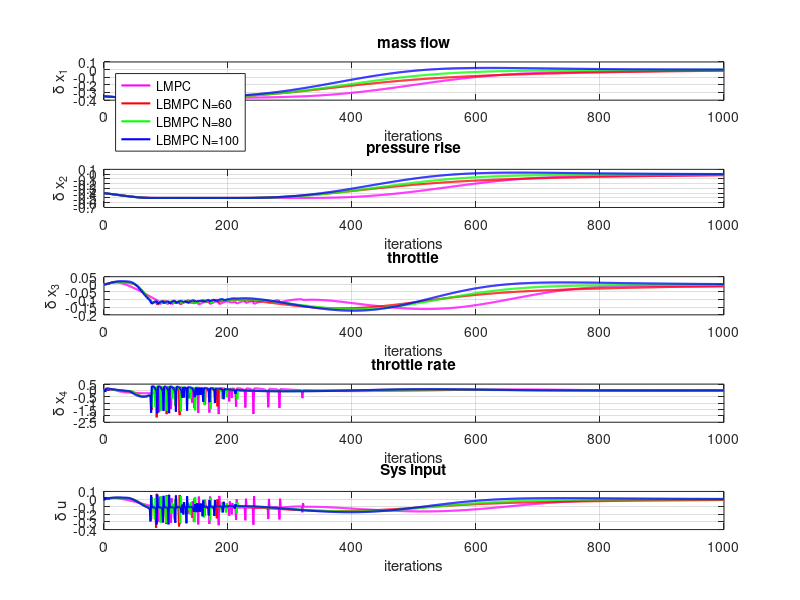
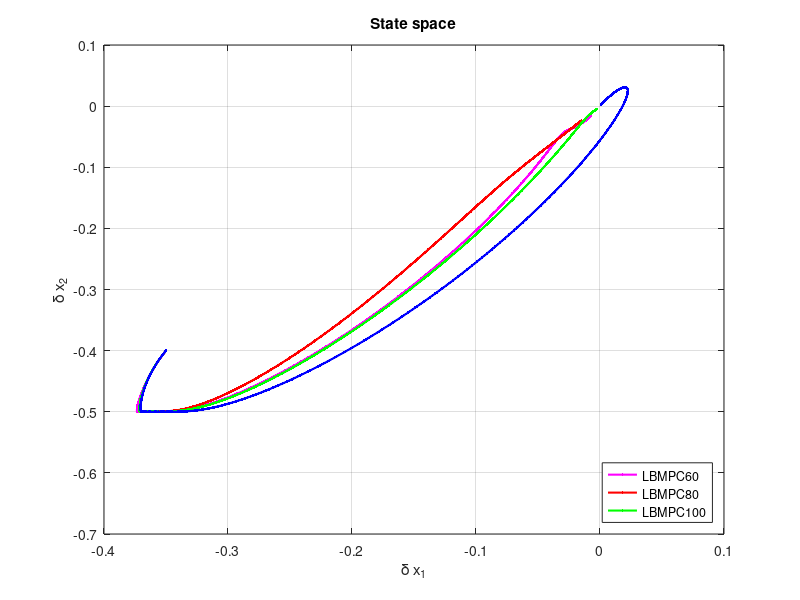

MATLAB code for these plots, in order:
close all;
%% Load data
LBMPC60=load('LBMPC_N60_sys.mat');
LBMPC80=load('LBMPC_N80_sys.mat');
LBMPC100=load('LBMPC_N100_sys.mat');
LMPC50=load('LMPC_N50_sys.mat');

%% Plot
iterations=size(LBMPC60.sysHistory,2)-1;

figure;
subplot(5,1,1);
plot(0:iterations, LMPC50.sysHistory(1,:),'Linewidth',1.5,'Color','m'); hold on;
plot(0:iterations, LBMPC60.sysHistory(1,:),'Linewidth',1.5,'Color','r'); hold on;
plot(0:iterations,LBMPC80.sysHistory(1,:),'Linewidth',1.5,'Color','g'); hold on;
plot(0:iterations,LBMPC100.sysHistory(1,:),'Linewidth',1.5,'Color','b'); 
grid on;
xlabel('iterations');
ylabel('\delta x_1');
title('mass flow');
legend({'LMPC','LBMPC N=60', 'LBMPC N=80', 'LBMPC N=100'},'Location','northwest')

subplot(5,1,2);
plot(0:iterations, LMPC50.sysHistory(2,:),'Linewidth',1.5,'Color','m'); hold on;
plot(0:iterations, LBMPC60.sysHistory(2,:),'Linewidth',1.5,'Color','r'); hold on;
plot(0:iterations,LBMPC80.sysHistory(2,:),'Linewidth',1.5,'Color','g'); hold on;
plot(0:iterations,LBMPC100.sysHistory(2,:),'Linewidth',1.5,'Color','b'); 
grid on;
xlabel('iterations');
ylabel('\delta x_2');
title('pressure rise');
% legend({ 'LBMPC40','LBMPC40', 'LMPC'},'Location','southeast')

subplot(5,1,3);
plot(0:iterations, LMPC50.sysHistory(3,:),'Linewidth',1.5,'Color','m'); hold on;
plot(0:iterations, LBMPC60.sysHistory(3,:),'Linewidth',1.5,'Color','r'); hold on;
plot(0:iterations,LBMPC80.sysHistory(3,:),'Linewidth',1.5,'Color','g'); hold on;
plot(0:iterations,LBMPC100.sysHistory(3,:),'Linewidth',1.5,'Color','b'); 
grid on;
xlabel('iterations');
ylabel('\delta x_3');
title('throttle');
% legend({ 'LBMPC40', 'LBMPC40','LMPC'},'Location','southeast')

subplot(5,1,4);
plot(0:iterations, LMPC50.sysHistory(4,:),'Linewidth',1.5,'Color','m'); hold on;
plot(0:iterations, LBMPC60.sysHistory(4,:),'Linewidth',1.5,'Color','r'); hold on;
plot(0:iterations,LBMPC80.sysHistory(4,:),'Linewidth',1.5,'Color','g'); hold on;
plot(0:iterations,LBMPC100.sysHistory(4,:),'Linewidth',1.5,'Color','b'); 
grid on;
xlabel('iterations');
ylabel('\delta x_4');
title('throttle rate');
% legend({ 'LBMPC40','LBMPC40', 'LMPC'},'Location','southeast')

subplot(5,1,5);
plot(0:iterations, LMPC50.sysHistory(5,:),'Linewidth',1.5,'Color','m'); hold on;
plot(0:iterations, LBMPC60.sysHistory(5,:),'Linewidth',1.5,'Color','r'); hold on;
plot(0:iterations,LBMPC80.sysHistory(5,:),'Linewidth',1.5,'Color','g'); hold on;
plot(0:iterations,LBMPC100.sysHistory(5,:),'Linewidth',1.5,'Color','b'); 
grid on;
xlabel('iterations');
ylabel('\delta u');
title('Sys input');
% legend({ 'LBMPC40','LBMPC40', 'LMPC'},'Location','southeast')


figure;
plot(LMPC50.sysHistory(1,:),LMPC50.sysHistory(2,:),'Linewidth',1.5,'Marker','.','Color','m'); hold on;
plot(LBMPC60.sysHistory(1,:),LBMPC60.sysHistory(2,:),'Linewidth',1.5,'Marker','.','Color','r'); hold on;
plot(LBMPC80.sysHistory(1,:),LBMPC80.sysHistory(2,:),'Linewidth',1.5,'Marker','.','Color','g'); hold on;
plot(LBMPC100.sysHistory(1,:),LBMPC100.sysHistory(2,:),'Linewidth',1.5,'Marker','.','Color','b'); 

grid on
xlabel('\delta x_1');
ylabel('\delta x_2');
title('State space');

legend({'LBMPC60','LBMPC80', 'LBMPC100'},'Location','southeast')
